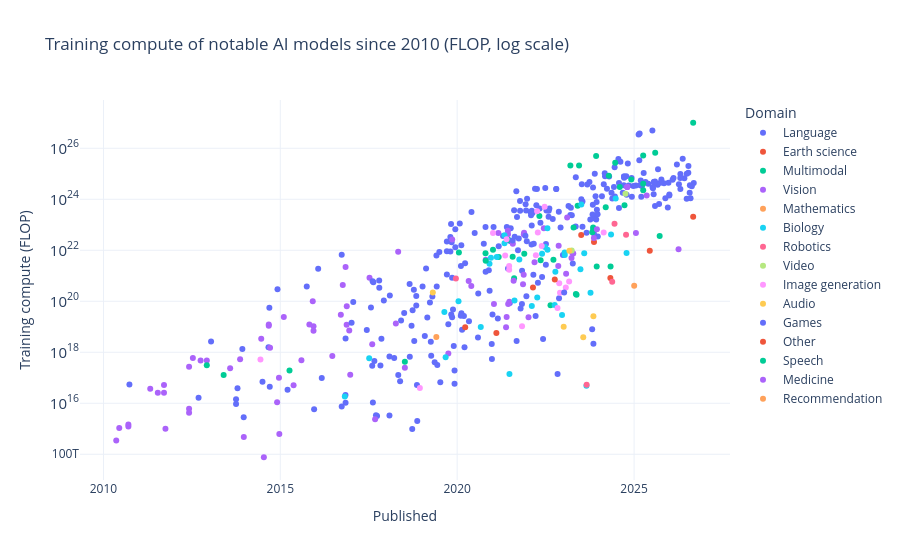

The cell this chart's notebook holds for it:
### Markdown cell above
Training compute of notable AI models since 2010. Data: Epoch AI, notable AI models (updated October 2026). Each point is a model; the log scale shows exponential growth. Epoch AI reports that training compute for frontier language models has grown about 5 times per year since 2020.

### Code cell
models = pd.read_csv(io.BytesIO(fetch("https://epoch.ai/data/notable_ai_models.csv")))
models["Published"] = pd.to_datetime(models["Publication date"])
models["Domain"] = models["Domain"].fillna("Other").str.split(",").str[0]
models = models.dropna(subset=["Training compute (FLOP)"]).query("Published >= '2010-01-01'")
fig = px.scatter(
    models,
    x="Published",
    y="Training compute (FLOP)",
    color="Domain",
    log_y=True,
    hover_name="Model",
    hover_data=["Organization"],
    title="Training compute of notable AI models since 2010 (FLOP, log scale)",
)
fig.show()

### Figure 1 — Plotly figure (JSON) as saved in the notebook; plotly's stock layout.template omitted (floating-point values rounded to 4 significant figures; data arrays with more than 128 entries replaced by an {"elided": "..."} marker saying what was removed)
{"data": [{"customdata": {"elided": "256x1 str values"}, "hovertemplate": "<b>%{hovertext}</b><br><br>Domain=Language<br>Published=%{x}<br>Training compute (FLOP)=%{y}<br>Organization=%{customdata[0]}<extra></extra>", "hovertext": {"elided": "256 str values"}, "legendgroup": "Language", "marker": {"color": "#636efa", "symbol": "circle"}, "mode": "markers", "name": "Language", "orientation": "v", "showlegend": true, "type": "scatter", "x": {"elided": "256 str values"}, "xaxis": "x", "y": {"elided": "256 float values"}, "yaxis": "y"}, {"customdata": [["Google DeepMind,Google Research"], ["Google DeepMind"], ["Google DeepMind"], ["Google DeepMind"], ["Huawei"], ["Nvidia,NERSC, Lawrence Berkeley National Laboratory,University of Michigan,Rice University,California Institute of Technology,Purdue University"], ["University of Washington,Microsoft Research"], ["Google"]], "hovertemplate": "<b>%{hovertext}</b><br><br>Domain=Earth science<br>Published=%{x}<br>Training compute (FLOP)=%{y}<br>Organization=%{customdata[0]}<extra></extra>", "hovertext": ["WeatherNext 3", "FGN", "GenCast", "GraphCast", "Pangu-Weather", "FourCastNet", "DLWP", "MetNet"], "legendgroup": "Earth science", "marker": {"color": "#EF553B", "symbol": "circle"}, "mode": "markers", "name": "Earth science", "orientation": "v", "showlegend": true, "type": "scatter", "x": ["2026-09-03T00:00:00.000000", "2025-06-12T00:00:00.000000", "2024-05-01T00:00:00.000000", "2023-11-14T00:00:00.000000", "2023-07-05T00:00:00.000000", "2022-02-22T00:00:00.000000", "2021-02-09T00:00:00.000000", "2020-03-24T00:00:00.000000"], "xaxis": "x", "y": [2.073e+23, 9.619e+21, 8.17e+20, 2.1e+22, 3.98e+22, 3.45e+20, 5.685e+18, 9.511e+18], "yaxis": "y"}, {"customdata": [["OpenAI"], ["Alibaba"], ["OpenAI"], ["Meta AI"], ["Meta AI"], ["Meta AI"], ["Amazon"], ["Meta AI"], ["ByteDance,Nanyang Technological University,Chinese University of Hong Kong (CUHK),Hong Kong University of Science and Technology (HKUST)"], ["Anthropic"], ["Nvidia,Massachusetts Institute of Technology (MIT)"], ["Reka AI"], ["Apple"], ["Nvidia,Massachusetts Institute of Technology (MIT)"], ["Google DeepMind"], ["Tsinghua University,Z.ai (Zhipu AI),Beihang University"], ["University of Wisconsin Madison,Microsoft Research"], ["Z.ai (Zhipu AI)"], ["OpenAI"], ["Google Research"], ["Alibaba,Huazhong University of Science and Technology"], ["Salesforce Research,Hong Kong University of Science and Technology (HKUST),Nanyang Technological University"], ["University of Wisconsin Madison,Microsoft Research,Columbia University"], ["OpenAI"], ["Microsoft"], ["DeepMind"], ["DeepMind"], ["Microsoft Research,Peking University"], ["Chinese Academy of Sciences,Wuhan AI Computing Center"], ["Google Research"], ["Alibaba"], ["OpenAI"]], "hovertemplate": "<b>%{hovertext}</b><br><br>Domain=Multimodal<br>Published=%{x}<br>Training compute (FLOP)=%{y}<br>Organization=%{customdata[0]}<extra></extra>", "hovertext": ["GPT-6 Astra", "Qwen3-Omni-30B-A3B", "GPT-5", "Llama 4 Scout", "Llama 4 Maverick", "Llama 4 Behemoth (preview)", "Amazon Nova Pro", "Llama 3.2 11B", "LLaVA-OV-72B", "Claude 3.5 Sonnet", "VILA1.5-13B", "Reka Core", "MM1-30B", "VILA-13B", "Gemini 1.0 Ultra", "CogVLM-17B", "LLaVA 1.5", "ChatGLM3-6B", "GPT-4 (Jun 2023)", "PaLI-X", "ONE-PEACE", "InstructBLIP", "LLaVA", "GPT-4 (Mar 2023)", "BEIT-3", "Gato", "Flamingo", "NÜWA", "Zidong Taichu", "ALIGN", "M6-T", "CLIP (ViT L/14@336px)"], "legendgroup": "Multimodal", "marker": {"color": "#00cc96", "symbol": "circle"}, "mode": "markers", "name": "Multimodal", "orientation": "v", "showlegend": true, "type": "scatter", "x": ["2026-09-03T00:00:00.000000", "2025-09-22T00:00:00.000000", "2025-08-07T00:00:00.000000", "2025-04-05T00:00:00.000000", "2025-04-05T00:00:00.000000", "2025-04-05T00:00:00.000000", "2024-12-03T00:00:00.000000", "2024-09-24T00:00:00.000000", "2024-08-06T00:00:00.000000", "2024-06-20T00:00:00.000000", "2024-05-03T00:00:00.000000", "2024-04-15T00:00:00.000000", "2024-03-14T00:00:00.000000", "2023-12-12T00:00:00.000000", "2023-12-06T00:00:00.000000", "2023-11-06T00:00:00.000000", "2023-11-05T00:00:00.000000", "2023-10-27T00:00:00.000000", "2023-06-13T00:00:00.000000", "2023-05-29T00:00:00.000000", "2023-05-18T00:00:00.000000", "2023-05-11T00:00:00.000000", "2023-04-17T00:00:00.000000", "2023-03-15T00:00:00.000000", "2022-08-22T00:00:00.000000", "2022-05-12T00:00:00.000000", "2022-04-29T00:00:00.000000", "2021-11-24T00:00:00.000000", "2021-08-11T00:00:00.000000", "2021-06-11T00:00:00.000000", "2021-03-05T00:00:00.000000", "2021-01-05T00:00:00.000000"], "xaxis": "x", "y": [1e+27, 3.6e+22, 6.6e+25, 4.08e+24, 2.244e+24, 5.184e+25, 6e+24, 5.79e+23, 3.037e+24, 2.7e+25, 2.3e+21, 8.4e+24, 4.86e+23, 2.3e+21, 5e+25, 6.331e+22, 7.807e+22, 5.04e+22, 2.1e+25, 5.6e+23, 1.8e+20, 1.94e+20, 7.805e+22, 2.1e+25, 7e+19, 4.02e+21, 2.19e+23, 7.246e+21, 8.016e+20, 2.599e+22, 5.5e+21, 1.05e+22], "yaxis": "y"}, {"customdata": [["Allen Institute for AI,University of Washington,National University of Singapore,University of Pennsylvania,Johns Hopkins University,Amazon,Cortex AI"], ["ByteDance"], ["Nvidia,Nanjing University,Tsinghua University,Hong Kong Polytechnic University,Johns Hopkins University,New York University (NYU)"], ["Nvidia"], ["Nvidia"], ["Nvidia"], ["Tsinghua University,Z.ai (Zhipu AI)"], ["Shanghai AI Lab,Chinese University of Hong Kong (CUHK),ShanghaiTech University"], ["Facebook AI Research,INRIA"], ["Meta AI"], ["Google DeepMind"], ["Google"], ["Salesforce Research"], ["Beijing Academy of Artificial Intelligence / BAAI,Huazhong University of Science and Technology,Zhejiang University (ZJU),Beijing Institute of Technology"], ["Shanghai AI Lab,Tsinghua University,Nanjing University,SenseTime,Chinese University of Hong Kong (CUHK)"], ["Google Research"], ["University of Washington,Columbia University,Google,Meta AI,Tel Aviv University"], ["Meta AI,University of Texas at Austin"], ["Microsoft"], ["Google"], ["Microsoft Research Asia"], ["Facebook AI Research"], ["Megvii Inc"], ["Facebook AI Research,INRIA"], ["Google,Google Brain"], ["University of California (UC) Berkeley"], ["Google,Google Research,Google Brain"], ["Google Brain,Google Research"], ["Google Cloud,Google Research"], ["Google Brain,Google AI"], ["Meta AI,Sorbonne University"], ["Google Brain,Google Research"], ["Facebook"], ["MIT-IBM Watson AI Lab,Massachusetts Institute of Technology (MIT),IBM"], ["Carnegie Mellon University (CMU),Google"], ["Facebook AI Research,Brown University"], ["IBM"], ["Facebook"], ["University of Washington"], ["Korea Advanced Institute of Science and Technology (KAIST)"], ["Facebook AI Research"], ["Google Research,Carnegie Mellon University (CMU)"], ["Max Planck Institute for Intelligent Systems"], ["Carnegie Mellon University (CMU)"], ["Chinese University of Hong Kong (CUHK)"], ["University of California San Diego,Facebook"], ["Google Brain"], ["Google"], ["Microsoft Research Asia"], ["Tsinghua University,Microsoft Research"], ["Microsoft"], ["Microsoft"], ["Google,University College London (UCL)"], ["Beijing Institute of Technology,Sun Yat-sen University,Panasonic R&D,National University of Singapore"], ["University of Maryland,Rutgers University"], ["University of Freiburg"], ["Microsoft Research"], ["University of Amsterdam,OpenAI,University of Toronto"], ["University of Warwick"], ["Chinese University of Hong Kong (CUHK)"], ["Google,University of Michigan,University of North Carolina"], ["University of Oxford"], ["University of Oxford"], ["Chinese Academy of Sciences"], ["Microsoft,Xi’an Jiaotong University,University of Science and Technology of China (USTC)"], ["University of Amsterdam"], ["New York University (NYU)"], ["New York University (NYU)"], ["IDSIA,SUPSI"], ["University of Toronto"], ["Google"], ["University of Toronto"], ["University of Toronto"], ["University of Toronto"], ["IDSIA"], ["IDSIA"], ["IDSIA"], ["IDSIA,SUPSI"], ["University of Toronto"], ["University of Bonn"], ["University of Bonn"], ["Massachusetts Institute of Technology (MIT)"], ["University of Montreal / Université de Montréal"]], "hovertemplate": "<b>%{hovertext}</b><br><br>Domain=Vision<br>Published=%{x}<br>Training compute (FLOP)=%{y}<br>Organization=%{customdata[0]}<extra></extra>", "hovertext": ["MolmoAct 2", "Seed1.5-VL", "Eagle 2", "NVLM-X 72B", "NVLM-H 72B", "NVLM-D 72B", "CogAgent", "SPHINX (Llama 2 13B)", "DINOv2", "Segment Anything Model", "SigLIP 400M", "ViT-22B", "BLIP-2 (Q-Former)", "EVA-01", "InternImage", "CoCa", "ViT-G (model soup)", "Detic", "Florence", "BASIC-L", "Swin Transformer V2 (SwinV2-G)", "Masked Autoencoders ViT-H", "YOLOX-X", "SEER", "EfficientNetV2-XL", "Denoising Diffusion Probabilistic Models (LSUN Bedroom)", "CoAtNet", "ViT-G/14", "Transformer local-attention (NesT-B)", "Meta Pseudo Labels", "DeiT-B", "ViT-Huge/14", "DETR", "Once for All", "Noisy Student (L2)", "AlphaX-1", "Big-Little Net", "ResNeXt-101 32x48d", "YOLOv3", "PyramidNet", "RetinaNet-R101", "JFT", "EnhanceNet", "HR-ResNet101", "PolyNet", "ResNeXt-101 (64×4d)", "NASv3 (CIFAR-10)", "Xception", "ResNet-200", "R-FCN", "ResNet-152 (ImageNet)", "ResNet-101 (ImageNet)", "Inception v3", "SAF R-CNN", "DCNN", "U-Net", "MSRA (C, PReLU)", "ADAM (CIFAR-10)", "Fractional Max-Pooling", "TA-CNN", "GoogLeNet / InceptionV1", "VGG19", "VGG16", "ACF-WIDER", "SPPNet", "Image generation", "Visualizing CNNs", "Hierarchical Scene Labeling (Stanford Background)", "DNN EM segmentation", "AlexNet", "Unsupervised High-level Feature Learner", "Dropout (MNIST)", "Dropout (ImageNet)", "Dropout (CIFAR)", "CNN committee (traffic sign)", "CNN Committee (NIST)", "CNN Committee (MNIST)", "High Performance CNN (NORB)", "Deep Autoencoders", "Pooling CNN (NORB)", "Pooling CNN (Caltech 101)", "iCCCP", "Feedforward NN"], "legendgroup": "Vision", "marker": {"color": "#ab63fa", "symbol": "circle"}, "mode": "markers", "name": "Vision", "orientation": "v", "showlegend": true, "type": "scatter", "x": ["2026-04-05T00:00:00.000000", "2025-05-11T00:00:00.000000", "2025-01-20T00:00:00.000000", "2024-10-22T00:00:00.000000", "2024-10-22T00:00:00.000000", "2024-10-22T00:00:00.000000", "2023-12-14T00:00:00.000000", "2023-11-13T00:00:00.000000", "2023-04-14T00:00:00.000000", "2023-04-05T00:00:00.000000", "2023-03-27T00:00:00.000000", "2023-02-10T00:00:00.000000", "2023-01-30T00:00:00.000000", "2022-11-14T00:00:00.000000", "2022-11-10T00:00:00.000000", "2022-06-14T00:00:00.000000", "2022-03-10T00:00:00.000000", "2022-01-07T00:00:00.000000", "2021-11-22T00:00:00.000000", "2021-11-19T00:00:00.000000", "2021-11-18T00:00:00.000000", "2021-11-11T00:00:00.000000", "2021-08-06T00:00:00.000000", "2021-07-29T00:00:00.000000", "2021-06-23T00:00:00.000000", "2021-06-11T00:00:00.000000", "2021-06-09T00:00:00.000000", "2021-06-08T00:00:00.000000", "2021-05-26T00:00:00.000000", "2021-03-01T00:00:00.000000", "2021-01-15T00:00:00.000000", "2020-10-22T00:00:00.000000", "2020-05-26T00:00:00.000000", "2020-04-29T00:00:00.000000", "2019-11-11T00:00:00.000000", "2019-10-02T00:00:00.000000", "2018-07-10T00:00:00.000000", "2018-05-02T00:00:00.000000", "2018-04-08T00:00:00.000000", "2017-09-06T00:00:00.000000", "2017-08-07T00:00:00.000000", "2017-07-10T00:00:00.000000", "2016-12-23T00:00:00.000000", "2016-12-13T00:00:00.000000", "2016-11-17T00:00:00.000000", "2016-11-16T00:00:00.000000", "2016-11-05T00:00:00.000000", "2016-10-07T00:00:00.000000", "2016-09-17T00:00:00.000000", "2016-06-21T00:00:00.000000", "2015-12-10T00:00:00.000000", "2015-12-10T00:00:00.000000", "2015-12-02T00:00:00.000000", "2015-10-28T00:00:00.000000", "2015-08-07T00:00:00.000000", "2015-05-18T00:00:00.000000", "2015-02-06T00:00:00.000000", "2014-12-22T00:00:00.000000", "2014-12-18T00:00:00.000000", "2014-11-29T00:00:00.000000", "2014-09-17T00:00:00.000000", "2014-09-04T00:00:00.000000", "2014-09-04T00:00:00.000000", "2014-07-15T00:00:00.000000", "2014-06-18T00:00:00.000000", "2013-12-20T00:00:00.000000", "2013-11-12T00:00:00.000000", "2013-08-01T00:00:00.000000", "2012-12-03T00:00:00.000000", "2012-09-30T00:00:00.000000", "2012-07-12T00:00:00.000000", "2012-06-03T00:00:00.000000", "2012-06-03T00:00:00.000000", "2012-06-03T00:00:00.000000", "2011-10-03T00:00:00.000000", "2011-09-18T00:00:00.000000", "2011-09-18T00:00:00.000000", "2011-07-16T00:00:00.000000", "2011-04-29T00:00:00.000000", "2010-09-15T00:00:00.000000", "2010-09-15T00:00:00.000000", "2010-06-13T00:00:00.000000", "2010-05-13T00:00:00.000000"], "xaxis": "x", "y": [1.1e+22, 1.389e+24, 4.716e+22, 3.04e+24, 3.02e+24, 3.02e+24, 6.707e+22, 3.04e+22, 7.419e+21, 7.8e+21, 4.947e+21, 1.932e+23, 1.2e+21, 1.501e+22, 2.408e+21, 7.3e+22, 3.4e+21, 2.344e+19, 4.831e+22, 4.12e+22, 1.1e+21, 4.6e+20, 6.343e+20, 1.8e+22, 9.56e+19, 7.84e+19, 4.27e+22, 5.85e+22, 2.406e+19, 4.79e+22, 7.884e+19, 4.262e+21, 4e+20, 6.237e+20, 2.612e+22, 8.893e+17, 2.46e+17, 8.744e+21, 1.342e+19, 2340000000000000.0, 2.065e+18, 8.43e+20, 1.308e+17, 7.077e+18, 6.4e+19, 1.2e+19, 2.2e+21, 4.36e+20, 2.974e+19, 7.194e+17, 1.041e+19, 7.004e+18, 1e+20, 1.231e+19, 4.81e+17, 5.083e+16, 2.397e+19, 625000000000000.0, 1e+17, 1.085e+16, 1.51e+18, 1.1e+19, 1.229e+19, 76380000000000.0, 3.411e+18, 475200000000000.0, 5.32e+17, 2.377e+17, 4.78e+17, 4.7e+17, 6e+17, 6039000000000000.0, 2.732e+17, 4269000000000000.0, 992000000000000.0, 2.6e+16, 5.2e+16, 2.58e+16, 3.673e+16, 1456000000000000.0, 1221000000000000.0, 1080000000000000.0, 350000000000000.0], "yaxis": "y"}, {"customdata": [["Tsinghua University,University of Illinois Urbana-Champaign (UIUC),Shanghai AI Lab,Peking University,Shanghai Jiao Tong University,CUHK Shenzhen Research Institute"]], "hovertemplate": "<b>%{hovertext}</b><br><br>Domain=Mathematics<br>Published=%{x}<br>Training compute (FLOP)=%{y}<br>Organization=%{customdata[0]}<extra></extra>", "hovertext": ["Eurus-2-7B-PRIME"], "legendgroup": "Mathematics", "marker": {"color": "#FFA15A", "symbol": "circle"}, "mode": "markers", "name": "Mathematics", "orientation": "v", "showlegend": true, "type": "scatter", "x": ["2025-01-02T00:00:00.000000"], "xaxis": "x", "y": [4.019e+20], "yaxis": "y"}, {"customdata": [["Chai discovery"], ["EvolutionaryScale,University of California (UC) Berkeley"], ["Google DeepMind,Isomorphic Labs"], ["University of Washington,Seoul National University,University of Sheffield"], ["Carnegie Mellon University (CMU)"], ["Westlake University,Tsinghua University,Toyota Technological Institute at Chicago"], ["Tsinghua University,BioMap Research"], ["Stanford University,Harvard University,Mila - Quebec AI (originally Montreal Institute for Learning Algorithms),University of Montreal / Université de Montréal"], ["Technical University of Munich,Columbia University"], ["Nvidia,Technical University of Munich,InstaDeep"], ["University of Oxford"], ["University of Chicago,Nvidia,Harvard University,Cerebras Systems,Technical University of Munich,California Institute of Technology"], ["Massachusetts Institute of Technology (MIT)"], ["Massachusetts Institute of Technology (MIT),Westlake University"], ["Meta AI,New York University (NYU),Stanford University,Massachusetts Institute of Technology (MIT)"], ["Salesforce Research,Columbia University,Johns Hopkins University"], ["University of Oxford,Harvard Medical School,Cohere"], ["Waseda University"], ["Hebrew University of Jerusalem,Ben-Gurion University of the Negev,Deep Trading"], ["Google DeepMind,DeepMind"], ["Northeastern University"], ["IBM,Texas A&M"], ["Technical University of Munich,Med AI Technology,Nvidia,Oak Ridge National Laboratory,Google,Seoul National University"], ["Technical University of Munich,Nvidia,Seoul National University,Google,Oak Ridge National Laboratory,Med AI Technology"], ["Facebook AI Research,University of California (UC) Berkeley,New York University (NYU)"], ["Facebook AI Research,New York University (NYU)"], ["DeepMind"], ["University of Illinois Urbana-Champaign (UIUC),Reed College"], ["DeepMind"], ["Fraunhofer Heinrich Hertz Institute"], ["Nankai University,University of Washington,Tianjin University,Harvard University"], ["Technical University of Denmark,University of Copenhagen"], ["Griffith University,University of Iowa,Dezhou University"]], "hovertemplate": "<b>%{hovertext}</b><br><br>Domain=Biology<br>Published=%{x}<br>Training compute (FLOP)=%{y}<br>Organization=%{customdata[0]}<extra></extra>", "hovertext": ["CHAI-1", "ESM3 (98B)", "AlphaFold 3", "RoseTTAFold All-Atom (RFAA)", "PeptideBERT", "GGNN", "xTrimoPGLM -100B", "HyenaDNA", "Ankh_large", "Nucleotide Transformer", "CaLM", "GenSLM", "DiffDock", "OmegaPLM", "ESM2-15B", "ProGen2-xlarge", "Tranception", "BERT-RBP", "ProteinBERT", "AlphaFold-Multimer", "DNABERT", "Fold2Seq", "ProtT5-XL-U50", "ProtBERT-BFD", "MSA Transformer", "ESM1b", "AlphaFold 2", "ProBERTa", "AlphaFold", "UDSMProt", "trRosetta", "DeepLoc", "SPIDER2"], "legendgroup": "Biology", "marker": {"color": "#19d3f3", "symbol": "circle"}, "mode": "markers", "name": "Biology", "orientation": "v", "showlegend": true, "type": "scatter", "x": ["2024-10-15T00:00:00.000000", "2024-06-25T00:00:00.000000", "2024-05-08T00:00:00.000000", "2023-10-09T00:00:00.000000", "2023-08-28T00:00:00.000000", "2023-08-05T00:00:00.000000", "2023-07-06T00:00:00.000000", "2023-06-27T00:00:00.000000", "2023-01-16T00:00:00.000000", "2023-01-15T00:00:00.000000", "2022-12-19T00:00:00.000000", "2022-10-11T00:00:00.000000", "2022-10-04T00:00:00.000000", "2022-07-22T00:00:00.000000", "2022-07-21T00:00:00.000000", "2022-06-27T00:00:00.000000", "2022-05-27T00:00:00.000000", "2022-04-07T00:00:00.000000", "2022-02-10T00:00:00.000000", "2021-10-04T00:00:00.000000", "2021-08-15T00:00:00.000000", "2021-06-24T00:00:00.000000", "2021-05-04T00:00:00.000000", "2021-05-04T00:00:00.000000", "2021-02-13T00:00:00.000000", "2020-12-15T00:00:00.000000", "2020-11-30T00:00:00.000000", "2020-09-01T00:00:00.000000", "2020-01-15T00:00:00.000000", "2019-09-04T00:00:00.000000", "2019-08-22T00:00:00.000000", "2017-07-07T00:00:00.000000", "2016-10-28T00:00:00.000000"], "xaxis": "x", "y": [7.761e+21, 1.07e+24, 4.141e+22, 2.14e+20, 4.9e+16, 7.56e+21, 6.2e+23, 1.811e+21, 6.5e+21, 8.08e+21, 2.9e+19, 1.42e+21, 7.2e+19, 1.035e+22, 7.35e+22, 1.35e+22, 7.24e+21, 1.4e+20, 6.5e+19, 4.35e+21, 1.07e+20, 1.4e+17, 1.87e+22, 3.9e+22, 5.49e+21, 5.1e+21, 2.99e+21, 9.72e+18, 1e+20, 6.37e+17, 3.805e+19, 5.781e+17, 1.822e+16], "yaxis": "y"}, {"customdata": [["Tsinghua University"], ["Stanford University,University of California (UC) Berkeley,Toyota Research Institute,Google DeepMind,Massachusetts Institute of Technology (MIT),Physical Intelligence"], ["University of California (UC) Berkeley,Stanford University,Carnegie Mellon University (CMU),DeepMind"], ["Intel Labs"], ["Georgia Institute of Technology,Facebook AI Research,Oregon State University,Simon Fraser University"]], "hovertemplate": "<b>%{hovertext}</b><br><br>Domain=Robotics<br>Published=%{x}<br>Training compute (FLOP)=%{y}<br>Organization=%{customdata[0]}<extra></extra>", "hovertext": ["RDT-1B", "OpenVLA", "Octo-Base", "Swift", "DD-PPO"], "legendgroup": "Robotics", "marker": {"color": "#FF6692", "symbol": "circle"}, "mode": "markers", "name": "Robotics", "orientation": "v", "showlegend": true, "type": "scatter", "x": ["2024-10-10T00:00:00.000000", "2024-06-13T00:00:00.000000", "2024-05-20T00:00:00.000000", "2023-08-30T00:00:00.000000", "2019-12-19T00:00:00.000000"], "xaxis": "x", "y": [4.06e+22, 1.1e+23, 5.85e+20, 5.337e+16, 7.8e+20], "yaxis": "y"}, {"customdata": [["Meta AI"], ["Nanjing University,Shenzhen Institute of Advanced Technology,Shanghai AI Lab"]], "hovertemplate": "<b>%{hovertext}</b><br><br>Domain=Video<br>Published=%{x}<br>Training compute (FLOP)=%{y}<br>Organization=%{customdata[0]}<extra></extra>", "hovertext": ["Movie Gen Video", "VideoMAE V2"], "legendgroup": "Video", "marker": {"color": "#B6E880", "symbol": "circle"}, "mode": "markers", "name": "Video", "orientation": "v", "showlegend": true, "type": "scatter", "x": ["2024-10-04T00:00:00.000000", "2023-03-29T00:00:00.000000"], "xaxis": "x", "y": [1.65e+24, 9.7e+21], "yaxis": "y"}, {"customdata": [["Stability AI"], ["New York University (NYU),University of California (UC) Berkeley"], ["Utrecht University"], ["Korea Advanced Institute of Science and Technology (KAIST),NAVER"], ["Alibaba,University of Waterloo,Vector Institute"], ["Nvidia"], ["Google Research"], ["Google Brain"], ["Runway,Ludwig Maximilian University of Munich,Heidelberg University"], ["OpenAI"], ["Meta AI"], ["Heidelberg University"], ["Nvidia,Aalto University"], ["Nvidia,Aalto University"], ["Tsinghua University,Alibaba DAMO Academy"], ["OpenAI"], ["OpenAI"], ["Nvidia"], ["University of Montreal / Université de Montréal"]], "hovertemplate": "<b>%{hovertext}</b><br><br>Domain=Image generation<br>Published=%{x}<br>Training compute (FLOP)=%{y}<br>Organization=%{customdata[0]}<extra></extra>", "hovertext": ["Stable Diffusion 3", "DiT-XL/2", "DDPM-IP (CelebA)", "Discriminator Guidance", "AR-LDM", "eDiff-I", "Parti", "Imagen", "Stable Diffusion (LDM-KL-8-G)", "DALL·E 2", "Make-A-Scene", "Projected GAN", "StyleGAN3-T", "StyleGAN3-R", "CogView", "ADM", "DALL-E", "StyleGAN", "GANs"], "legendgroup": "Image generation", "marker": {"color": "#FF97FF", "symbol": "circle"}, "mode": "markers", "name": "Image generation", "orientation": "v", "showlegend": true, "type": "scatter", "x": ["2024-02-22T00:00:00.000000", "2023-03-02T00:00:00.000000", "2023-01-27T00:00:00.000000", "2022-11-28T00:00:00.000000", "2022-11-20T00:00:00.000000", "2022-11-02T00:00:00.000000", "2022-06-22T00:00:00.000000", "2022-05-23T00:00:00.000000", "2022-04-13T00:00:00.000000", "2022-04-06T00:00:00.000000", "2022-03-24T00:00:00.000000", "2021-11-01T00:00:00.000000", "2021-06-21T00:00:00.000000", "2021-06-21T00:00:00.000000", "2021-05-26T00:00:00.000000", "2021-05-11T00:00:00.000000", "2021-01-05T00:00:00.000000", "2018-12-12T00:00:00.000000", "2014-06-10T00:00:00.000000"], "xaxis": "x", "y": [5e+22, 6e+20, 3.5e+20, 2.157e+20, 5.1e+20, 5.46e+19, 5.096e+23, 1.46e+22, 5e+22, 3.37e+23, 6.417e+21, 1.05e+19, 1.702e+21, 2.428e+21, 2.68e+22, 6.2e+21, 4.7e+22, 3.93e+16, 5.184e+17], "yaxis": "y"}, {"customdata": [["Meta AI,Hebrew University of Jerusalem,LORIA"], ["Google Research"], ["Meta AI,Hebrew University of Jerusalem"], ["Microsoft"], ["OpenAI"]], "hovertemplate": "<b>%{hovertext}</b><br><br>Domain=Audio<br>Published=%{x}<br>Training compute (FLOP)=%{y}<br>Organization=%{customdata[0]}<extra></extra>", "hovertext": ["MultiBand Diffusion", "AudioLM", "AudioGen", "VALL-E", "MuseNet"], "legendgroup": "Audio", "marker": {"color": "#FECB52", "symbol": "circle"}, "mode": "markers", "name": "Audio", "orientation": "v", "showlegend": true, "type": "scatter", "x": ["2023-11-08T00:00:00.000000", "2023-07-26T00:00:00.000000", "2023-03-05T00:00:00.000000", "2023-01-05T00:00:00.000000", "2019-04-25T00:00:00.000000"], "xaxis": "x", "y": [2.6e+19, 3.9e+18, 9.5e+21, 1.01e+19, 2.208e+20], "yaxis": "y"}, {"customdata": [["DeepMind,University of Toronto"], ["DeepMind"], ["DeepMind"], ["OpenAI"], ["OpenAI"], ["DeepMind"], ["DeepMind"], ["Facebook AI Research"], ["Jane Street"], ["DeepMind,University of Oxford,Carnegie Mellon University (CMU),Google Brain"], ["DeepMind"], ["DeepMind"], ["DeepMind"], ["DeepMind"], ["DeepMind"], ["Carnegie Mellon University (CMU)"], ["OpenAI"], ["University of Alberta,Charles University,Czech Technical University"], ["DeepMind"], ["DeepMind"], ["University College London (UCL)"], ["DeepMind"]], "hovertemplate": "<b>%{hovertext}</b><br><br>Domain=Games<br>Published=%{x}<br>Training compute (FLOP)=%{y}<br>Organization=%{customdata[0]}<extra></extra>", "hovertext": ["DreamerV3", "Student of Games", "GOAT", "OpenAI Five Rerun", "OpenAI Five", "MuZero", "AlphaStar", "Pluribus", "KataGo", "Hanabi 4 player", "FTW (For The Win)", "IMPALA", "AlphaZero", "AlphaGo Master", "AlphaGo Zero", "Libratus", "OpenAI TI7 DOTA 1v1", "DeepStack", "AlphaGo Lee", "AlphaGo Fan", "SmooCT", "DQN"], "legendgroup": "Games", "marker": {"color": "#636efa", "symbol": "circle"}, "mode": "markers", "name": "Games", "orientation": "v", "showlegend": true, "type": "scatter", "x": ["2023-01-10T00:00:00.000000", "2021-12-06T00:00:00.000000", "2021-07-27T00:00:00.000000", "2019-12-13T00:00:00.000000", "2019-12-13T00:00:00.000000", "2019-11-19T00:00:00.000000", "2019-10-30T00:00:00.000000", "2019-07-11T00:00:00.000000", "2019-02-27T00:00:00.000000", "2019-02-01T00:00:00.000000", "2018-07-03T00:00:00.000000", "2018-02-05T00:00:00.000000", "2017-12-05T00:00:00.000000", "2017-10-19T00:00:00.000000", "2017-10-18T00:00:00.000000", "2017-08-19T00:00:00.000000", "2017-08-11T00:00:00.000000", "2017-01-06T00:00:00.000000", "2016-01-27T00:00:00.000000", "2015-10-01T00:00:00.000000", "2014-07-01T00:00:00.000000", "2013-12-19T00:00:00.000000"], "xaxis": "x", "y": [2.203e+20, 3.668e+22, 2.412e+22, 1.3e+22, 6.7e+22, 4.8e+19, 1.077e+23, 6.6e+16, 2.32e+19, 4.3e+18, 3.49e+19, 1.68e+20, 1.06e+20, 3.41e+20, 6.494e+20, 5.51e+20, 6.046e+20, 1.446e+19, 1.9e+21, 3.8e+20, 6.9e+16, 2847000000000000.0], "yaxis": "y"}, {"customdata": [["DeepMind"]], "hovertemplate": "<b>%{hovertext}</b><br><br>Domain=Other<br>Published=%{x}<br>Training compute (FLOP)=%{y}<br>Organization=%{customdata[0]}<extra></extra>", "hovertext": ["AlphaTensor"], "legendgroup": "Other", "marker": {"color": "#EF553B", "symbol": "circle"}, "mode": "markers", "name": "Other", "orientation": "v", "showlegend": true, "type": "scatter", "x": ["2022-10-05T00:00:00.000000"], "xaxis": "x", "y": [7.141e+20], "yaxis": "y"}, {"customdata": [["OpenAI"], ["Facebook AI Research"], ["Facebook"], ["Google,Google Research,Google Brain"], ["Google"], ["IBM"], ["Carnegie Mellon University (CMU)"], ["Google,University of Toronto,New York University (NYU)"], ["Google"]], "hovertemplate": "<b>%{hovertext}</b><br><br>Domain=Speech<br>Published=%{x}<br>Training compute (FLOP)=%{y}<br>Organization=%{customdata[0]}<extra></extra>", "hovertext": ["Whisper", "HuBERT", "wave2vec 2.0 LARGE", "Conformer + Wav2vec 2.0 + Noisy Student", "ContextNet + Noisy Student", "Big-Little Net (speech)", "TC-DNN-BLSTM-DNN", "ReLU-Speech", "DistBelief Speech"], "legendgroup": "Speech", "marker": {"color": "#00cc96", "symbol": "circle"}, "mode": "markers", "name": "Speech", "orientation": "v", "showlegend": true, "type": "scatter", "x": ["2022-09-21T00:00:00.000000", "2021-07-27T00:00:00.000000", "2020-10-22T00:00:00.000000", "2020-10-20T00:00:00.000000", "2020-01-19T00:00:00.000000", "2018-07-10T00:00:00.000000", "2015-04-06T00:00:00.000000", "2013-05-26T00:00:00.000000", "2012-12-03T00:00:00.000000"], "xaxis": "x", "y": [4.207e+21, 5.54e+21, 3.871e+21, 7.6e+21, 8.16e+21, 4.29e+17, 1.941e+17, 1.277e+17, 3.114e+17], "yaxis": "y"}, {"customdata": [["Peng Cheng Laboratory,University of Texas at Houston"]], "hovertemplate": "<b>%{hovertext}</b><br><br>Domain=Medicine<br>Published=%{x}<br>Training compute (FLOP)=%{y}<br>Organization=%{customdata[0]}<extra></extra>", "hovertext": ["MedBERT"], "legendgroup": "Medicine", "marker": {"color": "#ab63fa", "symbol": "circle"}, "mode": "markers", "name": "Medicine", "orientation": "v", "showlegend": true, "type": "scatter", "x": ["2021-05-20T00:00:00.000000"], "xaxis": "x", "y": [9.47e+18], "yaxis": "y"}, {"customdata": [["Facebook AI"]], "hovertemplate": "<b>%{hovertext}</b><br><br>Domain=Recommendation<br>Published=%{x}<br>Training compute (FLOP)=%{y}<br>Organization=%{customdata[0]}<extra></extra>", "hovertext": ["DLRM-2020"], "legendgroup": "Recommendation", "marker": {"color": "#FFA15A", "symbol": "circle"}, "mode": "markers", "name": "Recommendation", "orientation": "v", "showlegend": true, "type": "scatter", "x": ["2019-05-31T00:00:00.000000"], "xaxis": "x", "y": [4e+18], "yaxis": "y"}], "layout": {"legend": {"title": {"text": "Domain"}, "tracegroupgap": 0}, "title": {"text": "Training compute of notable AI models since 2010 (FLOP, log scale)"}, "xaxis": {"anchor": "y", "domain": [0.0, 1.0], "title": {"text": "Published"}}, "yaxis": {"anchor": "x", "domain": [0.0, 1.0], "title": {"text": "Training compute (FLOP)"}, "type": "log"}}}
